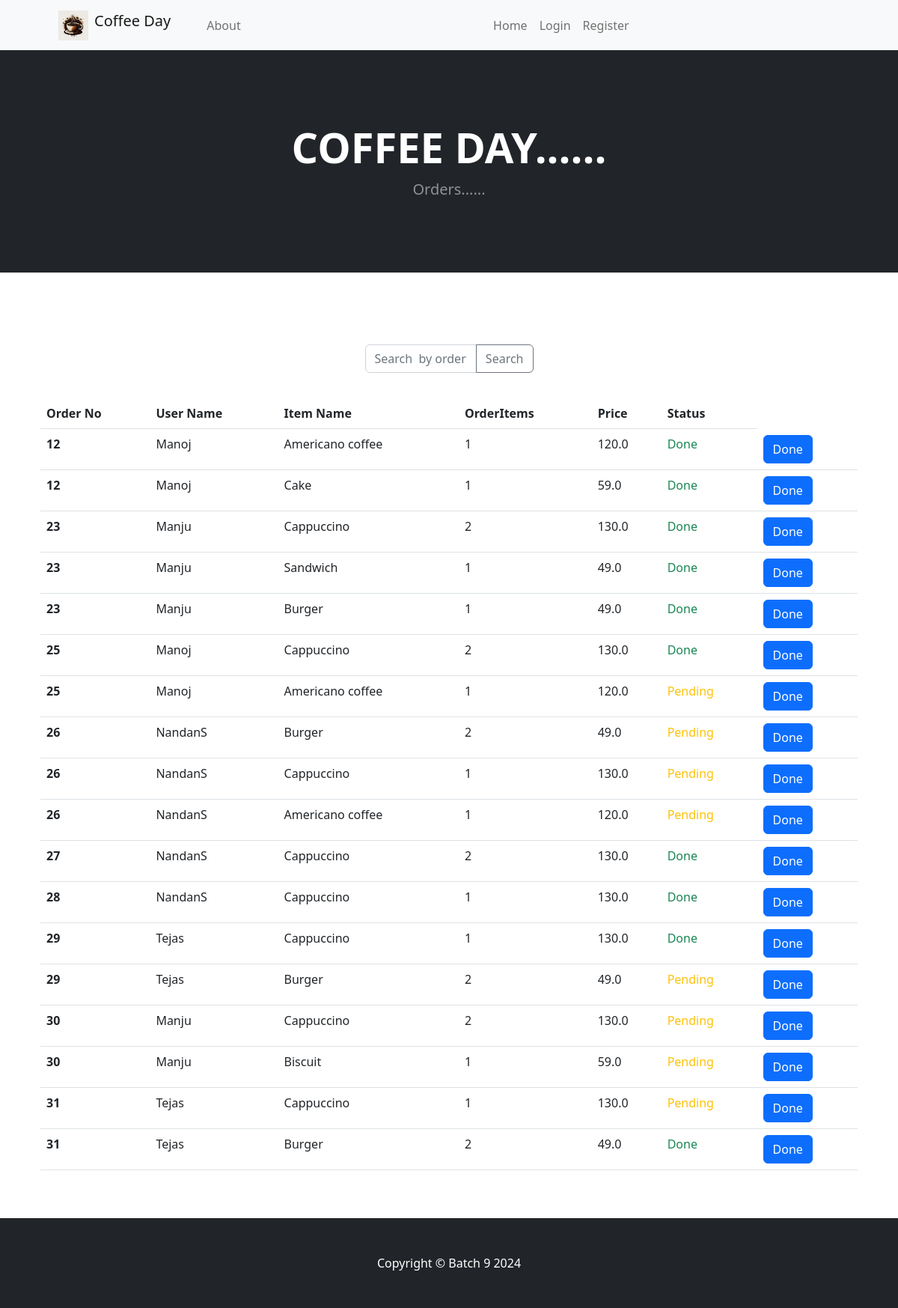
The page /employeeindex/ on the database its author committed.
### app/models.py (models this page shows, shortened)
class Order(models.Model):
    user = models.ForeignKey(User, on_delete=models.CASCADE)
    items = models.ManyToManyField(coffeemenu, through='OrderItem')
    total_price = models.FloatField(default=0)
    created_at = models.DateTimeField(auto_now_add=True)
    paid = models.BooleanField(default=False)

class User(AbstractUser):
    is_admin=models.BooleanField('Is admin',default=False)
    is_customer = models.BooleanField('Is customer',default=True)
    is_employee = models.BooleanField('Is employee',default=False)

class OrderItem(models.Model):
    order = models.ForeignKey(Order, on_delete=models.CASCADE)
    product = models.ForeignKey(coffeemenu, on_delete=models.CASCADE)
    quantity = models.PositiveIntegerField(default=1)
    status = models.BooleanField(default=False)

class coffeemenu(models.Model):
    name = models.CharField(max_length=100)
    price=models.FloatField(default=0)
    description=models.CharField(max_length=100,default='')
    image=models.ImageField(upload_to='uploads/products/')
    available=models.BooleanField(default=True)

### app/views.py (the view)
# urls.py: path('employeeindex/',employeeindex,name='employeeindex'),
def employeeindex(request):
    items=OrderItem.objects.all()
    order=Order.objects.all()
    return render(request, 'employeeindex.html', {'items':items, 'orders':order})

### app/templates/employeeindex.html (shortened to what this page needs)
{% extends "base.html" %}
{% block contant %}
    <body>
        {% include "navbar.html" %}
        <header class="bg-dark py-5">
            <div class="container px-4 px-lg-5 my-5">
                <div class="text-center text-white">
                    <h1 class="display-4 fw-bolder">COFFEE DAY......</h1>
                    <p class="lead fw-normal text-white-50 mb-0">Orders...... </p>
                </div>
            </div>
        </header>
        <section class="py-5">
            <div class="container px-4 px-lg-5 mt-5">
                <div class="row gx-4 gx-lg-5 row-cols-2 row-cols-md-3 row-cols-xl-4 justify-content-center">
                    <form action="{% url 'search_order' %}" method="get" class="navbar-form">
                        <div class="input-group">
                            <input type="text" class="form-control" placeholder="Search  by order Id..." name="q">
                            <button type="submit" class="btn btn-outline-secondary">Search</button>
                        </div>
                    </form>
                    <br><br>
                    <br>
                    <table class="table">
                        <thead>
                          <tr>
                            <th scope="col">Order No</th>
                            <th scope="col">User Name</th>
                            <th scope="col">Item Name</th>
                            <th scope="col">OrderItems</th>
                            <th scope="col">Price</th>
                            <th scope="col">Status</th>
                          </tr>
                        </thead>
                        <tbody>
                            {% for order in orders %}
                            {% for order_item in order.orderitem_set.all %}
                                <tr>
                                    <th scope="row">{{ order.id }}</th>
                                    <td>{{ order.user.username }}</td>
                                    <td>{{ order_item.product.name }}</td>
                                    <td>{{ order_item.quantity }}</td>
                                    <td>{{ order_item.product.price }}</td>
                                    <td>
                                        {% if order_item.status %}
                                            <span class="text-success">Done</span>
                                        {% else %}
                                            <span class="text-warning">Pending</span>
                                        {% endif %}
                                    </td>
                                    <td>
                                        <form method="POST" action="{% url 'toggle_status' %}">
                                        <button class="btn btn-primary" type="submit" name="order_item_id" value="{{ order_item.id }}">Done</button>
                                        </form>
                                    </td>
                                </tr>
                            {% endfor %}
                        {% endfor %}
                        </tbody>
                      </table>
                   </div>
        </section>
        {% endblock  %}

### rows shown on the page
Order: id "12", user.username "Manoj"
OrderItem: product.name "Americano coffee", quantity "1", product.price "120.0", status "Done", {{ order_item.id }} 13 (drawn)
OrderItem: product.name "Cake", quantity "1", product.price "59.0", status "Done", {{ order_item.id }} 14 (drawn)
Order: id "23", user.username "Manju"
OrderItem: product.name "Cappuccino", quantity "2", product.price "130.0", status "Done", {{ order_item.id }} 24 (drawn)
OrderItem: product.name "Sandwich", quantity "1", product.price "49.0", status "Done", {{ order_item.id }} 25 (drawn)
OrderItem: product.name "Burger", quantity "1", product.price "49.0", status "Done", {{ order_item.id }} 26 (drawn)
Order: id "25", user.username "Manoj"
OrderItem: product.name "Cappuccino", quantity "2", product.price "130.0", status "Done", {{ order_item.id }} 27 (drawn)
OrderItem: product.name "Americano coffee", quantity "1", product.price "120.0", status "Pending", {{ order_item.id }} 28 (drawn)
Order: id "26", user.username "NandanS"
OrderItem: product.name "Burger", quantity "2", product.price "49.0", status "Pending", {{ order_item.id }} 29 (drawn)
OrderItem: product.name "Cappuccino", quantity "1", product.price "130.0", status "Pending", {{ order_item.id }} 30 (drawn)
OrderItem: product.name "Americano coffee", quantity "1", product.price "120.0", status "Pending", {{ order_item.id }} 31 (drawn)
Order: id "27", user.username "NandanS"
OrderItem: product.name "Cappuccino", quantity "2", product.price "130.0", status "Done", {{ order_item.id }} 32 (drawn)
Order: id "28", user.username "NandanS"
OrderItem: product.name "Cappuccino", quantity "1", product.price "130.0", status "Done", {{ order_item.id }} 33 (drawn)
Order: id "29", user.username "Tejas"
OrderItem: product.name "Cappuccino", quantity "1", product.price "130.0", status "Done", {{ order_item.id }} 34 (drawn)
OrderItem: product.name "Burger", quantity "2", product.price "49.0", status "Pending", {{ order_item.id }} 35 (drawn)
Order: id "30", user.username "Manju"
OrderItem: product.name "Cappuccino", quantity "2", product.price "130.0", status "Pending", {{ order_item.id }} 36 (drawn)
OrderItem: product.name "Biscuit", quantity "1", product.price "59.0", status "Pending", {{ order_item.id }} 37 (drawn)
Order: id "31", user.username "Tejas"
OrderItem: product.name "Cappuccino", quantity "1", product.price "130.0", status "Pending", {{ order_item.id }} 38 (drawn)
OrderItem: product.name "Burger", quantity "2", product.price "49.0", status "Done", {{ order_item.id }} 39 (drawn)
